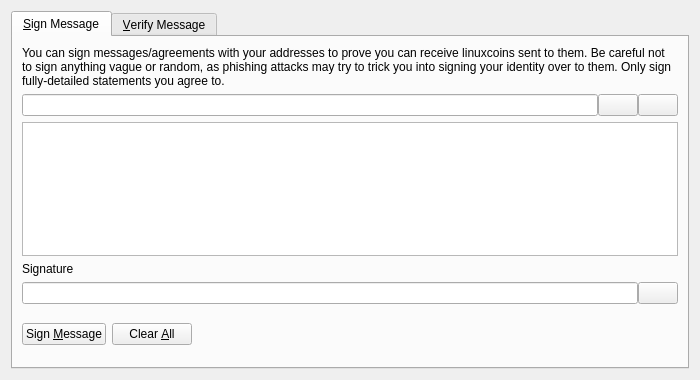
<?xml version="1.0" encoding="UTF-8"?>
<ui version="4.0">
 <class>SignVerifyMessageDialog</class>
 <widget class="QDialog" name="SignVerifyMessageDialog">
  <property name="geometry">
   <rect>
    <x>0</x>
    <y>0</y>
    <width>700</width>
    <height>380</height>
   </rect>
  </property>
  <property name="windowTitle">
   <string>Signatures - Sign / Verify a Message</string>
  </property>
  <property name="modal">
   <bool>true</bool>
  </property>
  <layout class="QVBoxLayout" name="verticalLayout">
   <item>
    <widget class="QTabWidget" name="tabWidget">
     <property name="currentIndex">
      <number>0</number>
     </property>
     <widget class="QWidget" name="tabSignMessage">
      <attribute name="title">
       <string>&amp;Sign Message</string>
      </attribute>
      <layout class="QVBoxLayout" name="verticalLayout_SM">
       <item>
        <widget class="QLabel" name="infoLabel_SM">
         <property name="text">
          <string>You can sign messages/agreements with your addresses to prove you can receive linuxcoins sent to them. Be careful not to sign anything vague or random, as phishing attacks may try to trick you into signing your identity over to them. Only sign fully-detailed statements you agree to.</string>
         </property>
         <property name="textFormat">
          <enum>Qt::PlainText</enum>
         </property>
         <property name="wordWrap">
          <bool>true</bool>
         </property>
        </widget>
       </item>
       <item>
        <layout class="QHBoxLayout" name="horizontalLayout_1_SM">
         <property name="spacing">
          <number>0</number>
         </property>
         <item>
          <widget class="QValidatedLineEdit" name="addressIn_SM">
           <property name="toolTip">
            <string>The Linuxcoin address to sign the message with</string>
           </property>
          </widget>
         </item>
         <item>
          <widget class="QPushButton" name="addressBookButton_SM">
           <property name="toolTip">
            <string>Choose previously used address</string>
           </property>
           <property name="text">
            <string/>
           </property>
           <property name="icon">
            <iconset resource="../bitcoin.qrc">
             <normaloff>:/icons/address-book</normaloff>:/icons/address-book</iconset>
           </property>
           <property name="shortcut">
            <string>Alt+A</string>
           </property>
           <property name="autoDefault">
            <bool>false</bool>
           </property>
          </widget>
         </item>
         <item>
          <widget class="QPushButton" name="pasteButton_SM">
           <property name="toolTip">
            <string>Paste address from clipboard</string>
           </property>
           <property name="text">
            <string/>
           </property>
           <property name="icon">
            <iconset resource="../bitcoin.qrc">
             <normaloff>:/icons/editpaste</normaloff>:/icons/editpaste</iconset>
           </property>
           <property name="shortcut">
            <string>Alt+P</string>
           </property>
           <property name="autoDefault">
            <bool>false</bool>
           </property>
          </widget>
         </item>
        </layout>
       </item>
       <item>
        <widget class="QPlainTextEdit" name="messageIn_SM">
         <property name="toolTip">
          <string>Enter the message you want to sign here</string>
         </property>
        </widget>
       </item>
       <item>
        <widget class="QLabel" name="signatureLabel_SM">
         <property name="text">
          <string>Signature</string>
         </property>
         <property name="textFormat">
          <enum>Qt::PlainText</enum>
         </property>
        </widget>
       </item>
       <item>
        <layout class="QHBoxLayout" name="horizontalLayout_2_SM">
         <property name="spacing">
          <number>0</number>
         </property>
         <item>
          <widget class="QLineEdit" name="signatureOut_SM">
           <property name="font">
            <font>
             <italic>true</italic>
            </font>
           </property>
           <property name="readOnly">
            <bool>true</bool>
           </property>
          </widget>
         </item>
         <item>
          <widget class="QPushButton" name="copySignatureButton_SM">
           <property name="toolTip">
            <string>Copy the current signature to the system clipboard</string>
           </property>
           <property name="text">
            <string/>
           </property>
           <property name="icon">
            <iconset resource="../bitcoin.qrc">
             <normaloff>:/icons/editcopy</normaloff>:/icons/editcopy</iconset>
           </property>
           <property name="autoDefault">
            <bool>false</bool>
           </property>
          </widget>
         </item>
        </layout>
       </item>
       <item>
        <layout class="QHBoxLayout" name="horizontalLayout_3_SM">
         <item>
          <widget class="QPushButton" name="signMessageButton_SM">
           <property name="toolTip">
            <string>Sign the message to prove you own this Linuxcoin address</string>
           </property>
           <property name="text">
            <string>Sign &amp;Message</string>
           </property>
           <property name="icon">
            <iconset resource="../bitcoin.qrc">
             <normaloff>:/icons/edit</normaloff>:/icons/edit</iconset>
           </property>
           <property name="autoDefault">
            <bool>false</bool>
           </property>
          </widget>
         </item>
         <item>
          <widget class="QPushButton" name="clearButton_SM">
           <property name="toolTip">
            <string>Reset all sign message fields</string>
           </property>
           <property name="text">
            <string>Clear &amp;All</string>
           </property>
           <property name="icon">
            <iconset resource="../bitcoin.qrc">
             <normaloff>:/icons/remove</normaloff>:/icons/remove</iconset>
           </property>
           <property name="autoDefault">
            <bool>false</bool>
           </property>
          </widget>
         </item>
         <item>
          <spacer name="horizontalSpacer_1_SM">
           <property name="orientation">
            <enum>Qt::Horizontal</enum>
           </property>
           <property name="sizeHint" stdset="0">
            <size>
             <width>40</width>
             <height>48</height>
            </size>
           </property>
          </spacer>
         </item>
         <item>
          <widget class="QLabel" name="statusLabel_SM">
           <property name="font">
            <font>
             <weight>75</weight>
             <bold>true</bold>
            </font>
           </property>
           <property name="text">
            <string/>
           </property>
           <property name="wordWrap">
            <bool>true</bool>
           </property>
          </widget>
         </item>
         <item>
          <spacer name="horizontalSpacer_2_SM">
           <property name="orientation">
            <enum>Qt::Horizontal</enum>
           </property>
           <property name="sizeHint" stdset="0">
            <size>
             <width>40</width>
             <height>48</height>
            </size>
           </property>
          </spacer>
         </item>
        </layout>
       </item>
      </layout>
     </widget>
     <widget class="QWidget" name="tabVerifyMessage">
      <attribute name="title">
       <string>&amp;Verify Message</string>
      </attribute>
      <layout class="QVBoxLayout" name="verticalLayout_VM">
       <item>
        <widget class="QLabel" name="infoLabel_VM">
         <property name="text">
          <string>Enter the receiver's address, message (ensure you copy line breaks, spaces, tabs, etc. exactly) and signature below to verify the message. Be careful not to read more into the signature than what is in the signed message itself, to avoid being tricked by a man-in-the-middle attack. Note that this only proves the signing party receives with the address, it cannot prove sendership of any transaction!</string>
         </property>
         <property name="textFormat">
          <enum>Qt::PlainText</enum>
         </property>
         <property name="alignment">
          <set>Qt::AlignLeading|Qt::AlignLeft|Qt::AlignTop</set>
         </property>
         <property name="wordWrap">
          <bool>true</bool>
         </property>
        </widget>
       </item>
       <item>
        <layout class="QHBoxLayout" name="horizontalLayout_1_VM">
         <property name="spacing">
          <number>0</number>
         </property>
         <item>
          <widget class="QValidatedLineEdit" name="addressIn_VM">
           <property name="toolTip">
            <string>The Linuxcoin address the message was signed with</string>
           </property>
          </widget>
         </item>
         <item>
          <widget class="QPushButton" name="addressBookButton_VM">
           <property name="toolTip">
            <string>Choose previously used address</string>
           </property>
           <property name="text">
            <string/>
           </property>
           <property name="icon">
            <iconset resource="../bitcoin.qrc">
             <normaloff>:/icons/address-book</normaloff>:/icons/address-book</iconset>
           </property>
           <property name="shortcut">
            <string>Alt+A</string>
           </property>
           <property name="autoDefault">
            <bool>false</bool>
           </property>
          </widget>
         </item>
        </layout>
       </item>
       <item>
        <widget class="QPlainTextEdit" name="messageIn_VM"/>
       </item>
       <item>
        <widget class="QValidatedLineEdit" name="signatureIn_VM"/>
       </item>
       <item>
        <layout class="QHBoxLayout" name="horizontalLayout_2_VM">
         <item>
          <widget class="QPushButton" name="verifyMessageButton_VM">
           <property name="toolTip">
            <string>Verify the message to ensure it was signed with the specified Linuxcoin address</string>
           </property>
           <property name="text">
            <string>Verify &amp;Message</string>
           </property>
           <property name="icon">
            <iconset resource="../bitcoin.qrc">
             <normaloff>:/icons/transaction_0</normaloff>:/icons/transaction_0</iconset>
           </property>
           <property name="autoDefault">
            <bool>false</bool>
           </property>
          </widget>
         </item>
         <item>
          <widget class="QPushButton" name="clearButton_VM">
           <property name="toolTip">
            <string>Reset all verify message fields</string>
           </property>
           <property name="text">
            <string>Clear &amp;All</string>
           </property>
           <property name="icon">
            <iconset resource="../bitcoin.qrc">
             <normaloff>:/icons/remove</normaloff>:/icons/remove</iconset>
           </property>
           <property name="autoDefault">
            <bool>false</bool>
           </property>
          </widget>
         </item>
         <item>
          <spacer name="horizontalSpacer_1_VM">
           <property name="orientation">
            <enum>Qt::Horizontal</enum>
           </property>
           <property name="sizeHint" stdset="0">
            <size>
             <width>40</width>
             <height>48</height>
            </size>
           </property>
          </spacer>
         </item>
         <item>
          <widget class="QLabel" name="statusLabel_VM">
           <property name="font">
            <font>
             <weight>75</weight>
             <bold>true</bold>
            </font>
           </property>
           <property name="text">
            <string/>
           </property>
           <property name="wordWrap">
            <bool>true</bool>
           </property>
          </widget>
         </item>
         <item>
          <spacer name="horizontalSpacer_2_VM">
           <property name="orientation">
            <enum>Qt::Horizontal</enum>
           </property>
           <property name="sizeHint" stdset="0">
            <size>
             <width>40</width>
             <height>48</height>
            </size>
           </property>
          </spacer>
         </item>
        </layout>
       </item>
      </layout>
     </widget>
    </widget>
   </item>
  </layout>
 </widget>
 <customwidgets>
  <customwidget>
   <class>QValidatedLineEdit</class>
   <extends>QLineEdit</extends>
   <header>qvalidatedlineedit.h</header>
  </customwidget>
 </customwidgets>
 <resources>
  <include location="../bitcoin.qrc"/>
 </resources>
 <connections/>
</ui>
